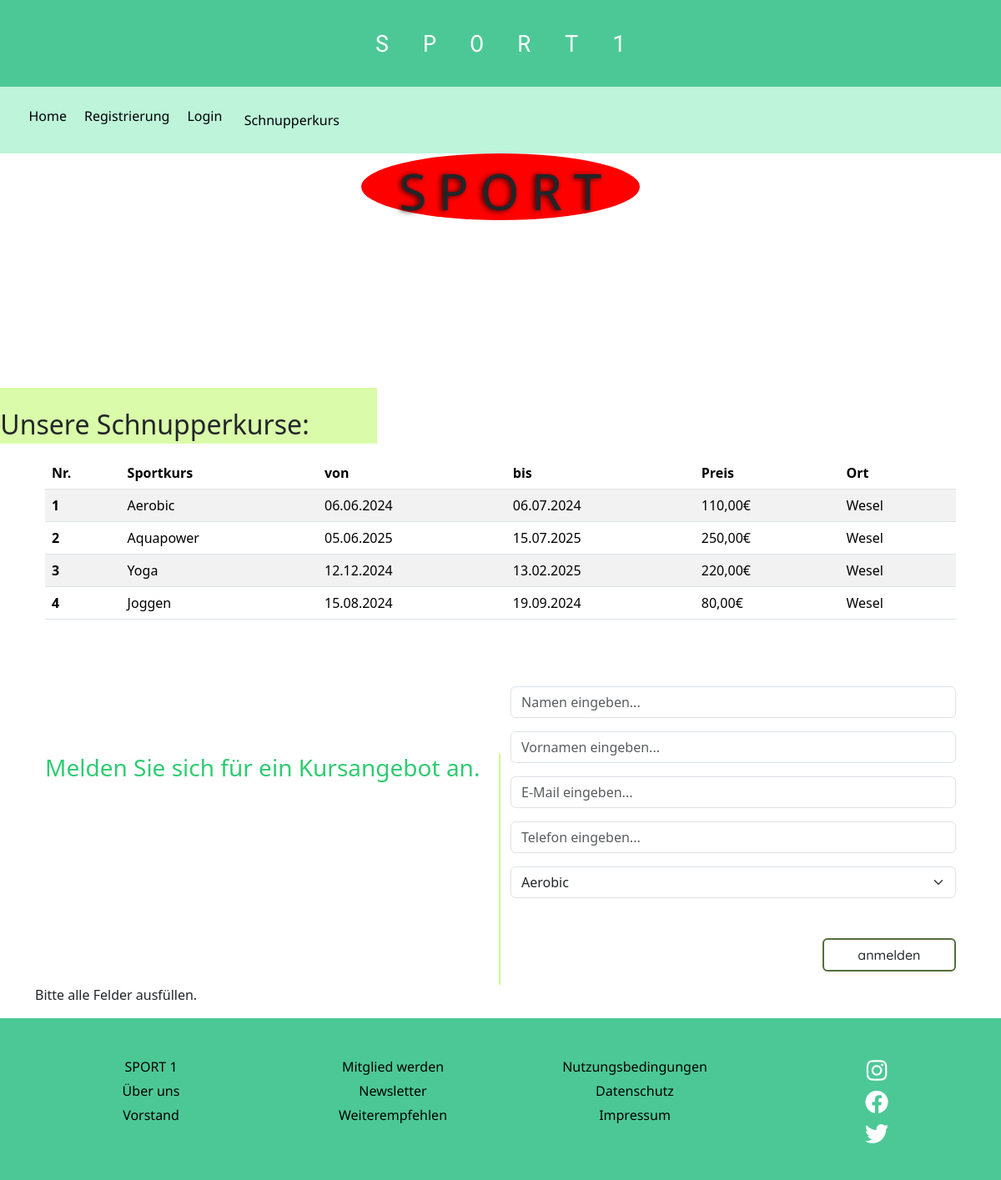
Screenshot of /index.php?page=schnupperkurs with the database file from the repository.
### tables this page shows
CREATE TABLE `kurse` (
  `id` int(10) UNSIGNED NOT NULL,
  `titel` varchar(50) NOT NULL,
  `von` date NOT NULL,
  `bis` date NOT NULL,
  `preis` int(11) NOT NULL,
  `ort` varchar(50) NOT NULL
);

### view/schnupperkurs.view.php (the view, shortened to what this page needs)
    <link rel="stylesheet" href="../Uebung02-PHP/bootstrap/css/bootstrap.css" />
    <link rel="stylesheet" href="../Uebung02-PHP/css/schnupperkurs.css" />
</head>
<body>
<?php require_once dirname( __DIR__,1).'/inc/header.inc.php';
require_once dirname(__DIR__).'/config/db.php';
?>
    <main>
        <div class="container">
        <div class="styling">
           <span>S</span><span>P</span><span>O</span><span>R</span><span>T</span>
        </div>
        <div class="pos">
        <div class="balken"><h2>Unsere Schnupperkurse:</h2></div>
    <div class="container">
       <?php
       $stmt =$db->query('SELECT `id`, `titel`,`von`,`bis`,`preis`,`ort` FROM `kurse`');
       $stmt->execute();
       $result = $stmt->fetchAll();
       ?>
        <table class="table table-striped">
            <thead>
                <tr>
                  <th scope="col">Nr.</th>
                    <th scope="col">Sportkurs</th>
                    <th scope="col">von</th>
                    <th scope="col">bis</th>
                    <th scope="col">Preis</th>
                    <th scope="col">Ort</th>
                </tr>
            </thead>
            <tbody>
              <?php foreach($result AS $item): ?>
                <tr>
                    <th scope="row"><?= $item['id']; ?></th>
                    <td><?=$item['titel'];?></td>
                    <td><?=date('d.m.Y', strtotime($item['von'])); ?> </td>
                    <td><?=date('d.m.Y', strtotime($item['bis'])); ?> </td>
                    <td><?= number_format($item['preis'],2, ",", ".")."€"; ?></td>
                    <td><?=$item['ort'];?></td>
                </tr>
                <?php endforeach; ?>
            </tbody>
        </table>
    </div>
    </div>
        <?php
    $stmt = $db->query('SELECT* FROM `kurse` ORDER BY `titel`' );
    $stmt ->execute();
    $kurs = $stmt->fetchAll();
    ?>
    <div class="container">
       <div class="row"><div class=" col-md-6" id="ueberschrift">
       <h3>Melden Sie sich für ein Kursangebot an.</h3></div>
    <div class="col-md-6 mt-5">
        <form action=""method="POST" >
           <input type="text" name="name" class="form-control mt-3 mb-3" placeholder="Namen eingeben..."/>
            <input type="text" name="vorname" class="form-control mt-3 mb-3" placeholder="Vornamen eingeben..."/>
            <input type="text" name="email" class="form-control mt-3 mb-3" placeholder="E-Mail eingeben..."/>
           <input type="text" name="telefon" class="form-control mt-3 mb-3" placeholder="Telefon eingeben..."/>
            <select name="kurs" class="form-select">
             <?php foreach($kurs AS $kursitem): ?>
                <option value="<?= $kursitem['id'];?>"><?=$kursitem['titel']; ?></option>
                <?php endforeach; ?>
            </select>
            <button class="btn mt-5 mb-3 button" type="submit "name="anmelden">anmelden</button>
        </form>
             </div>
              </div>
             </div>
             <?php
                 $kursid = isset($_POST['kurs']) ? (int) $_POST['kurs'] : '';
                        if(empty($_POST['name']) || empty($_POST['vorname'])
                         || empty($_POST['email']) || empty($_POST['telefon']) ||  !is_int($kursid)){
                        echo "<p> Bitte alle Felder ausfüllen.</p>";
                    }
             ?>
        </div>
<footer>
    <div class="col-25">
        <ul>
            <li><a href="#" id="footerschrift"></a></li>
            <li><a href="#">SPORT 1</a></li>
            <li><a href="#">Über uns</a></li>
            <li><a href="#">Vorstand</a></li>
        </ul>
    </div>
    <div class="col-25">
        <ul>
            <li><a href="#"></a></li>
            <li><a href="#">Mitglied werden</a></li>
            <li><a href="#">Newsletter</a></li>
            <li><a href="#">Weiterempfehlen</a></li>
        </ul>
    </div>
    <div class="col-25">
        <ul>
            <li><a href="#"></a></li>
            <li><a href="#">Nutzungsbedingungen</a></li>
            <li><a href="#">Datenschutz</a></li>
            <li><a href="#">Impressum</a></li>
        </ul>
    </div>
    <div class="col-25"id="last">
        <ul>
            <li><a href="#"></a></li>
            <li><a href="#"class="fab fa-instagram icons white"></a></li>
            <li><a href="#"class="fab fa-facebook icons white"></a></li>
            <li><a href="#"class="fab fa-twitter icons white"></a></li>
        </ul>
    </div>
</footer>
    </main>
</body>
</html>

### index.php (shortened to what this page needs)
<?php
$page = $_GET['page'] ?? '';
$templateFile = __DIR__.'/view/'.$page.'.view.php';
if(file_exists($templateFile)){
    require_once $templateFile;
}else{    require_once __DIR__.'/view/home.view.php';
}

### inc/header.inc.php (shortened to what this page needs)
<!DOCTYPE html>
<html lang="de">
<head>
    <link rel="stylesheet" href="https://cdnjs.cloudflare.com/ajax/libs/font-awesome/5.15.2/css/all.min.css">
    <link rel="stylesheet" href="https://cdnjs.cloudflare.com/ajax/libs/font-awesome/5.15.4/css/all.min.css">
    <link rel="stylesheet" href="../bootstrap/css/bootstrap.css" />
</head>
<body>
   <header class= "header">
    <div class="kachel">S</div>
    <div class="kachel">P</div>
    <div class="kachel">O</div>
    <div class="kachel">R</div>
    <div class="kachel">T</div>
    <div class="kachel">1</div>
   </header>
   <nav class="navbar navbar-expand-lg ">
  <div class="collapse navbar-collapse" id="navbarToggler">
    <ul class="navbar-nav mr-auto mt-2 mt-lg-0 p-4">
      <li class="nav-item active  p-2">
        <a class="<?php echo empty($page)? 'nav-link':'';?>" href="index.php">Home</a>
      </li>
      <?php if(!isset($_SESSION['id']) && !isset($_SESSION['login'])) :?>
      <li class="nav-item p-2">
        <a class="<?=($page==='registrierung')?'nav-link':'';?>" href="index.php?page=registrierung">Registrierung</a>
      </li>
      <li class="nav-item p-2">
        <a class="<?=($page==='login')?'nav-link':'';?>" href="index.php?page=login">Login</a>
      </li>
      <?php else: ?>
      <li class="nav-item p-2">
        <a class="<?=($page==='kursanmeldung')?'nav-link':'';?>" href="index.php?page=kursanmeldung">Kursanmeldung</a>
      </li>
      <?php endif;?>
      <li class="nav-item p-2">
        <a class="<?=($page==='schnupperkurs')?'nav-link':'';?>" href="index.php?page=schnupperkurs">Schnupperkurs</a>
      </li>
    </ul>
  </div>
</nav>
</body>
</html>

### css/schnupperkurs.css (style rules this page uses)
.styling { background-color:red; text-align:center; height:10%; width:100%; padding-top:5%; margin:auto; }
.styling>span { padding:2px; margin:5px; }
.styling span { padding-top:20%; font-size: 5vw; font-weight: 400; text-shadow: -0.04em 0.02em 0.10em rgba(0, 0, 0, 0.8); }
.pos { position:relative; margin-top:12%; }
#ueberschrift { position:relative; margin-top:10%; border-right:2px solid rgba(194,249,112,0.8); }
.button { position:relative; background-color:transparent !important; width:80%; padding:3px; left:2%; border: 2px solid rgba(81, 111, 59,1) !important; font-family: "Quicksand", sans-serif !important; font-optical-sizing: auto; font-weight:500 !important; font-style: normal; }
footer { position:absolute; width:100%; padding:20px; background-color: rgba(0,177,106,0.7); }
footer .col-25 { width:100%; border-bottom: 1px solid white; }
footer .col-25 ul { list-style-type:none; }
footer .col-25 a { text-decoration: none; color:black; }
#last { border-bottom: none; }
#last .icons { display: inline-block; padding:5px; font-size: 28px; border-radius: none; text-decoration: none; }
.white { color:white !important; }
@media screen and (min-width: 768px) { .styling { background-color:red; text-align:center; padding-top:0.03%; width:30%; border-radius:60%; margin:auto; } }
@media screen and (min-width: 768px) { .styling>span { font-weight: 300; padding:2px; margin:5px; } }
@media screen and (min-width: 768px) { .balken { position:relative; width:42.7%; height:5px; padding:3%; background-color:rgba(194,249,112,0.6); border:none; margin-top:18%; left:-6%; } }
@media screen and (min-width: 768px) { .balken>h2 { position:relative; margin:-2%; } }
@media screen and (min-width: 768px) { #ueberschrift { position:relative; margin-top:13%; } }
@media screen and (min-width: 768px) { h3 { color:rgba(46,204,113,1) !important; } }
@media screen and (min-width: 768px) { .button { position:relative; left:70%; width:30%; } }
@media screen and (min-width: 768px) { footer { position:absolute; width:100%; display:flex; flex-wrap: wrap; text-align: center; } }
@media screen and (min-width: 768px) { footer .col-25 { width:25%; flex:25%; flex-direction: column; border-bottom: none; } }

### inc/header.inc.php (style rules this page uses)
* { box-sizing:border-box; padding:0; margin:0; }
.header { display: flex; justify-content: center; background-color: rgba(0,177,106,0.7); padding: 2px; }
.kachel { font-family: "Roboto Mono", monospace; font-optical-sizing: auto; font-weight: <weight>; font-style: normal; line-height:60px; font-size:28px; width: calc(16.666% - (1px * (6 -1) /6)); background-color: (0,177,106,0.8); padding:20px; color:white; }
nav { background-color:rgba(183,244,216,0.7); height:80px; }
.navbar-collapse { background-color:white; }
.nav-link { color:black; }
a { text-decoration:none; color:black; justify-content:center; font-family: "Noto Sans", sans-serif; font-optical-sizing: auto; font-style: normal; padding:2.5px; display:inline-block; }
@media screen and (min-width: 768px) { .navbar-collapse { background-color:rgba(183,244,216,0.7)!important; height:80px; } }

### rows the page displays
kurse: id "1", titel "Aerobic", von "06.06.2024", bis "06.07.2024", preis "110,00", ort "Wesel"
kurse: id "2", titel "Aquapower", von "05.06.2025", bis "15.07.2025", preis "250,00", ort "Wesel"
kurse: id "3", titel "Yoga", von "12.12.2024", bis "13.02.2025", preis "220,00", ort "Wesel"
kurse: id "4", titel "Joggen", von "15.08.2024", bis "19.09.2024", preis "80,00", ort "Wesel"

### other values shown
form field kurs "Aerobic"
